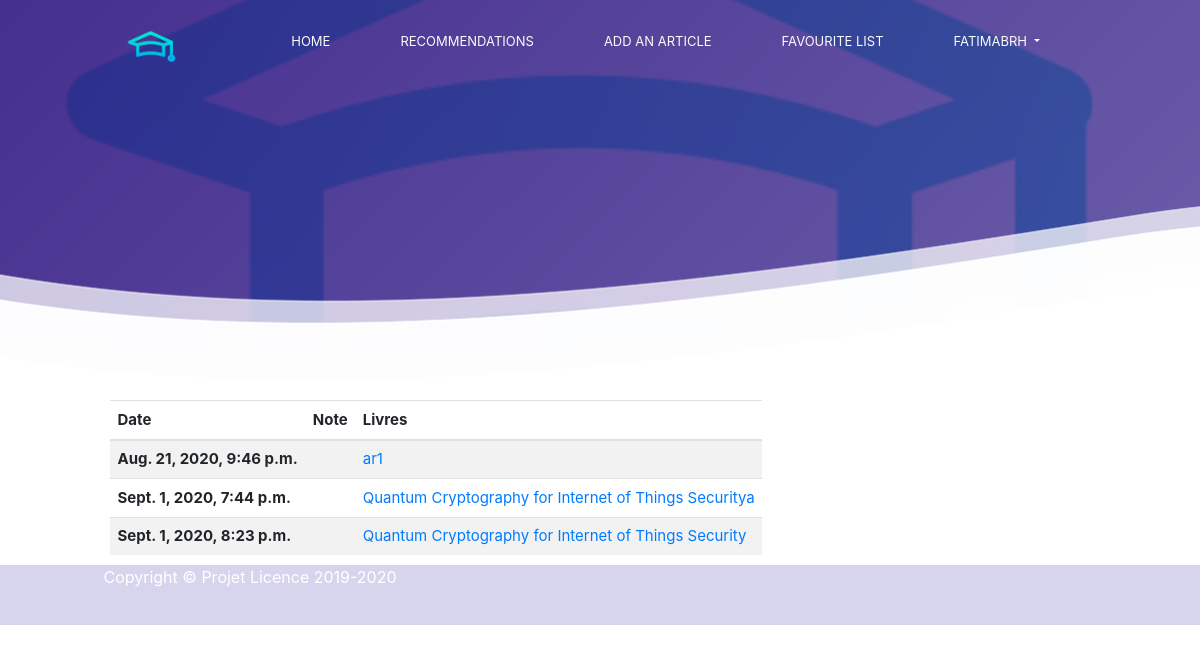
Page /articl/livres_note/ (signed in) on the earlier database version.
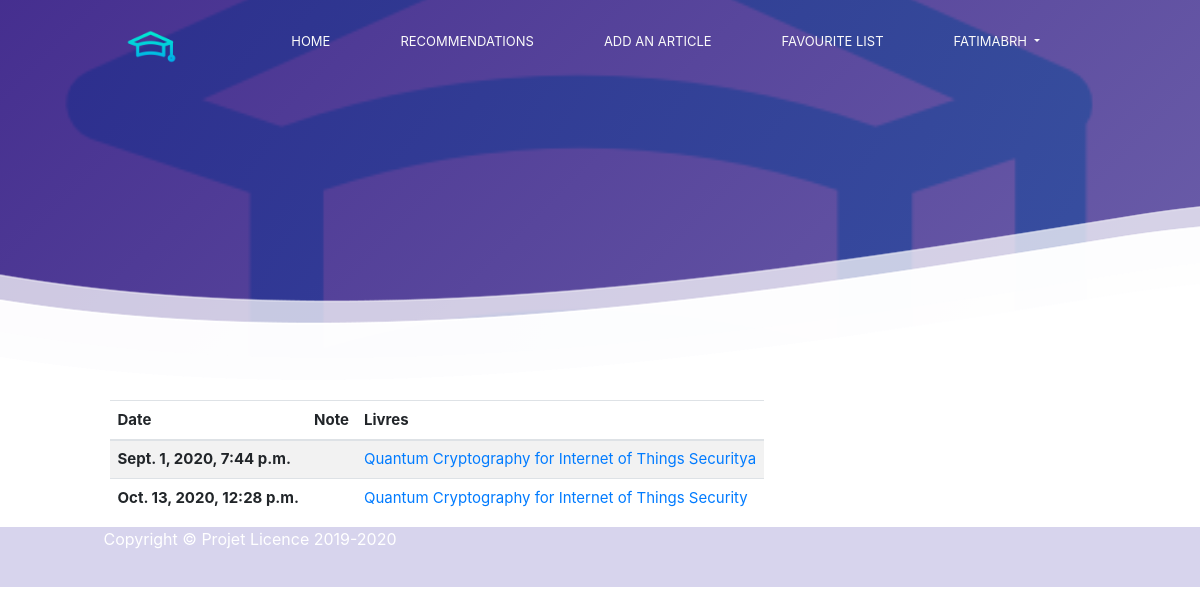
Same page on the later database version.
### articl/models.py (models this page shows, shortened)
class Note(models.Model):
    note = models.IntegerField(default=0)
    date = models.DateTimeField(auto_now_add=True, null=True)
    articl = models.ForeignKey(ArticlPub, on_delete=models.CASCADE)
    user = models.ForeignKey(settings.AUTH_USER_MODEL, on_delete=models.CASCADE)

class ArticlPub(models.Model):
    ArticlTYPE=(
      ('1','Research Article'),
      ('2','Research Paper'),
      ('3','Review Paper'),
      ('4','Review Article'),
      ('5','Peer-Reviewed Articles'),
    )
    DOMAINE=(
        ('1','Computer Hardware'),
        ('2','Computer Networking'),
        ('3','Computer Software'),
        ('4','Cloud computing'),
        ('5','Cyber Security and Ethical Hacking'),
        ('6','Data Science and Data Analysis'),
        ('7','Programming Language'),
        ('8','Artificial intelligence'),
        ('9','Operating system'),
        ('10','Web Development'),
        ('11','Web Designing'),
        ('12','Graphics design'),
        ('13','Network Analytics and testing'),
        ('14','Robotics'),
        ('15','others field'),
        )
    user = models.ForeignKey(settings.AUTH_USER_MODEL, on_delete=models.CASCADE)
    titre=models.CharField(max_length=500)
    resumé=models.CharField(max_length=2000, blank=True)
    keywords=models.CharField(max_length=500, blank=True)
    maison_ed=models.CharField(max_length=500,blank=True)
    typeArticl=models.CharField(max_length=100,blank=False,choices=ArticlTYPE)
    path=models.FileField(blank=True,null=True,upload_to='chapter/%Y/')
    auteurEcrit = models.ManyToManyField(Profile, blank=True, null=True)
    favourite = models.ManyToManyField(User,related_name='favourite', blank=True)
    timestamp = models.DateField(auto_now=False, auto_now_add=True)
    domaineArt=models.CharField(max_length=100,choices=DOMAINE,blank=False,default='Computer Software ')
    def __str__(self):
      return self.titre

### articl/views.py (the view)
# urls.py: path('livres_note/', views.list_note, name='list_note'),
def list_note(request):
    notes = Note.objects.filter(user=request.user)
    if request.POST:
        saveInfos(request, request.POST["type"])
    context={
        'notes':notes
    }
    return render(request,'liste_note.html',context)

### articl/templates/liste_note.html (shortened to what this page needs)
{%  extends 'base.html' %}
{% load static %}
{% block content %}
<div class="container">
    <div class="row">
        <div class="container col-lg-12 col-md-12" >
            <div class="row">
                <div class="row">
                    <div class="box">
                        <table class="table table-striped">
                            <thead>
                            <tr>
                                <th scope="col">Date</th>
                                <th scope="col">Note</th>
                                <th scope="col">Livres</th>
                            </tr>
                            </thead>
                            <tbody>
                            {% for note in notes %}
                                <tr>
                                    <th scope="row">{{note.date}}</th>
                                    <td>
                                    </td>
                                    <td><a href=""> {{ note.articl }} </a></td>
                                </tr>
                            {% endfor %}
                            </tbody>
                        </table>
                    </div>
                </div>
            </div>
        </div>
    </div>
</div>
{% endblock %}

Differences in the rows shown:
removed Note: date "Aug. 21, 2020, 9:46 p.m.", articl "ar1"
removed Note: date "Sept. 1, 2020, 8:23 p.m.", articl "Quantum Cryptography for Internet of Things Security"
added Note: date "Oct. 13, 2020, 12:28 p.m.", articl "Quantum Cryptography for Internet of Things Security"
